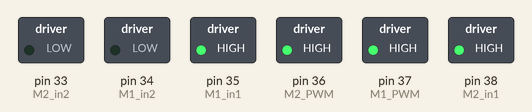
This sketch was run on a simulated Arduino Mega 2560, built with avr-gcc and run on an emulated ATmega2560. Shown: switched loads named in the sketch (green lamp = pin HIGH). What the sketch prints to the serial monitor is not drawn.

Above: at 0.1 s.
Timing chart, 0 to 1.6 s (numbered marks = the images above):
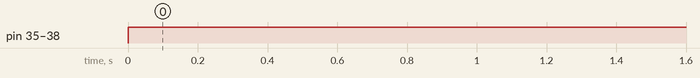

Measured:
- by itself, pin 35 (M1_in1), pin 36 (M2_PWM), pin 37 (M1_PWM), pin 38 (M2_in1): LOW → HIGH at 0.00 s

The sketch:

double_motor.ino
```cpp
/*
 * The purpose of this code is to count the ouput pulses or
 * the encoder outputs as you rotate the Motor shaft. You can run the
 * same code on the Arduino Uno, Arduino Nano, Arduino Mega, etc.
 */
#define M1_ENC_A 9// pin2 of the Arduino
#define M1_ENC_B 11// pin 3 of the Arduino
// these two pins has the hardware interrupts as well.
#define M2_ENC_A 12 // pin2 of the Arduino
#define M2_ENC_B 14

#define M1_PWM 37
#define M1_in2 34
#define M1_in1 35

#define M2_PWM 36
#define M2_in2 33
#define M2_in1 38

int m1_count_pulses = 0;
int m2_count_pulses = 0;

void setup()
{
  Serial.begin(9600);                // activates the serial communication
  pinMode(M1_ENC_A, INPUT); // sets the Encoder_output_A pin as the input
  pinMode(M1_ENC_B, INPUT); // sets the Encoder_output_B pin as the input
  attachInterrupt(digitalPinToInterrupt(M1_ENC_A), M1_Encoder_Interrupt, RISING);

  pinMode(M2_ENC_A, INPUT); // sets the Encoder_output_A pin as the input
  pinMode(M2_ENC_B, INPUT); // sets the Encoder_output_B pin as the input
  attachInterrupt(digitalPinToInterrupt(M2_ENC_A), M2_Encoder_Interrupt, RISING);

  pinMode(M1_PWM, OUTPUT);
  pinMode(M1_in1, OUTPUT);
  pinMode(M1_in2, OUTPUT);

  pinMode(M2_PWM, OUTPUT);
  pinMode(M2_in1, OUTPUT);
  pinMode(M2_in2, OUTPUT);
}

void loop()
{
  digitalWrite(M1_in1, HIGH);
  digitalWrite(M1_in2, LOW);

  digitalWrite(M2_in1, HIGH);
  digitalWrite(M2_in2, LOW);

  analogWrite(M1_PWM, 255);
  analogWrite(M2_PWM, 255);

  Serial.println("Result A: ");
  Serial.println(m1_count_pulses);
  Serial.print("Results B:");
  Serial.println(m2_count_pulses);
  delay(100);
}

void M1_Encoder_Interrupt()
{
  int b = digitalRead(M1_ENC_B);
  if (b > 0)
  {
    m1_count_pulses++;
  }
  else
  {
    m1_count_pulses--;
  }
}
void M2_Encoder_Interrupt()
{
  int c = digitalRead(M2_ENC_B);
  if (c > 0)
  {
    m2_count_pulses++;
  }
  else
  {
    m2_count_pulses--;
  }
}
```
